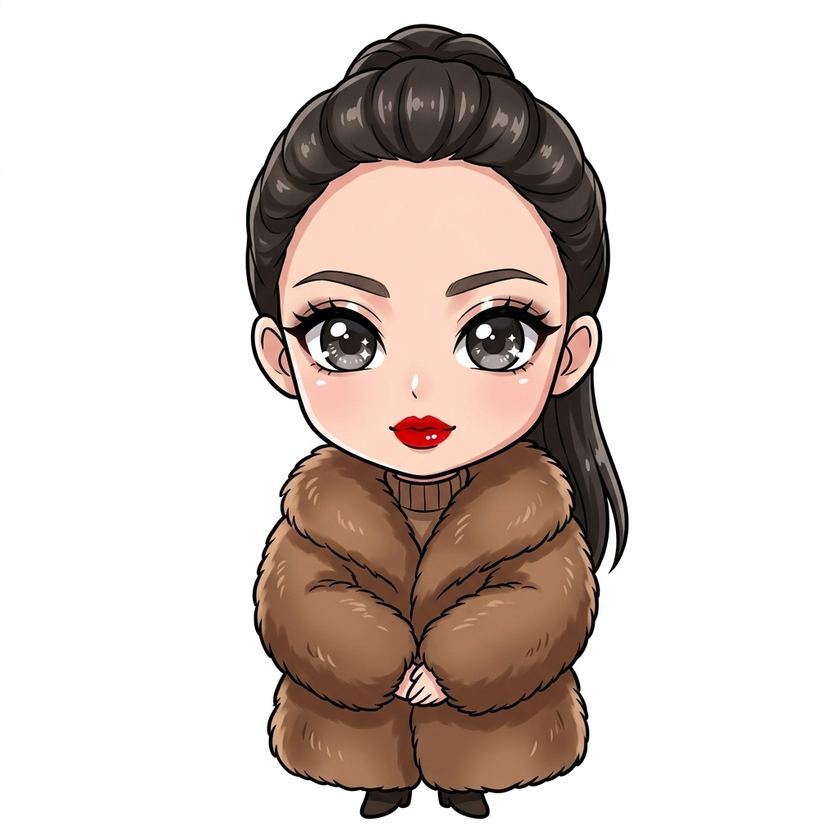
#> input picture chibi_reiko_source.png, 840 x 840 px, shrunk from 1024 x 1024 before the run
$ python remove_bg.py
#> lines starting #> are read from the running program, lines starting #| are printed output that depends on the picture
from PIL import Image, ImageOps, ImageFilter

def remove_background(input_path, output_path):
    # Open image and convert to RGBA
#> called with input_path = 'chibi_reiko_source.png', output_path = 'chibi_reiko.png'
    img = Image.open(input_path).convert("RGBA")

    # Create a grayscale mask of the character
    # We find the character by using a high-contrast version of the image
    # and using flood fill on the background areas.

    # 1. Grayscale version for processing
    gray = img.convert("L").filter(ImageFilter.SHARPEN)
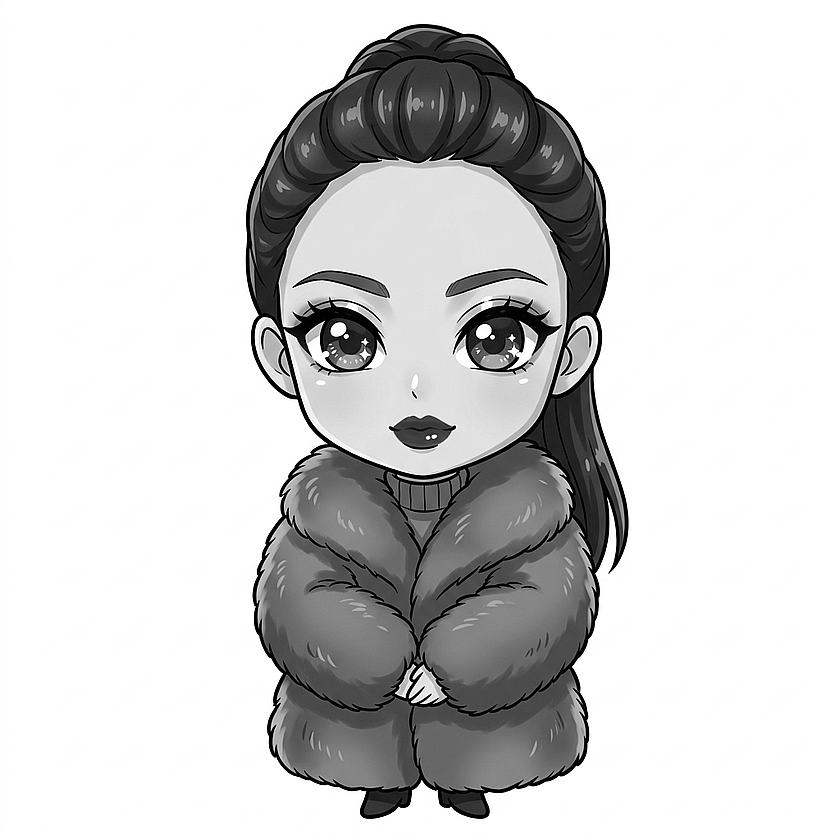
#> gray: PIL image 840x840 L; min 0, max 255, mean 208.1

    # 2. Threshold to separate dark lines from paper/white bits
    # Since we have black outlines, we can detect them easily.
    # But wait, the checkerboard is also grays.

    # Let's try to detect the character's boundary using the black outline.
    # We use a flood fill that stops at 'dark' pixels.
    width, height = img.size
#> width = 840; height = 840
    mask = Image.new("L", (width, height), 255) # Start with all 'keep'
#> mask: PIL image 840x840 L; every value is 255

    # We process pixels to identify the character
    pixels = img.load()
    mask_pixels = mask.load()

    # Flood-fill from corners using a color distance threshold
    # We stop when we hit a pixel that is significantly different from gray/white
    # or when we hit the black outline (low RGB values)

    stack = [(0, 0), (width-1, 0), (0, height-1), (width-1, height-1)]
#> stack = [(0, 0), (839, 0), (0, 839), (839, 839)]
    visited = set()

    while stack:
        x, y = stack.pop()
        if (x, y) in visited: continue
        visited.add((x, y))

        if x < 0 or x >= width or y < 0 or y >= height: continue

        r, g, b, a = pixels[x, y]

        # Condition to be 'background':
        # - Light gray/white (checkerboard Colors)
        # - High RGB values (e.g., all > 150)
        # - Not a dark outline (at least one of r,g,b > 100)

        is_background = (r > 120 and g > 120 and b > 120)
        # But wait, the hoodie is white.
        # We need to distinguish hoodie-white from background-white.
        # Background is ALWAYS at the outer edges.

        # Let's just use the flood fill strategy from corners but only allowing 'light' pixels.
        if is_background:
            mask_pixels[x, y] = 0 # Mark as transparent
            # Add neighbors
            for dx, dy in [(1,0),(-1,0),(0,1),(0,-1)]:
                nx, ny = x + dx, y + dy
                if 0 <= nx < width and 0 <= ny < height and (nx, ny) not in visited:
                    stack.append((nx, ny))
#> this loop made 933422 passes
#> (r, g, b) on passes 1 to 3: (254, 254, 254), (254, 254, 254), (253, 253, 253)

    # Now create the new image
    new_img = Image.new("RGBA", (width, height), (0, 0, 0, 0))
#> new_img: PIL image 840x840 RGBA; every value is 0
    for y in range(height):
        for x in range(width):
            if mask_pixels[x, y] == 255:
                new_img.putpixel((x, y), pixels[x, y])
            else:
                new_img.putpixel((x, y), (0, 0, 0, 0))

    new_img.save(output_path, "PNG")

if __name__ == "__main__":
    remove_background("chibi_reiko_source.png", "chibi_reiko.png")
